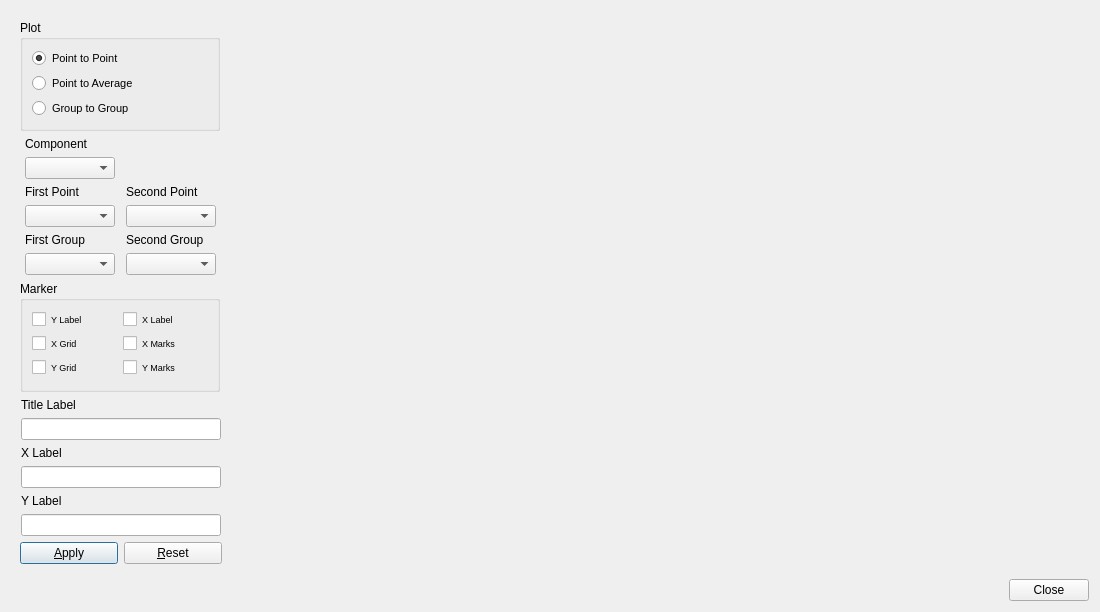
<?xml version="1.0" encoding="UTF-8"?>
<ui version="4.0">
 <class>Dialog</class>
 <widget class="QDialog" name="Dialog">
  <property name="geometry">
   <rect>
    <x>0</x>
    <y>0</y>
    <width>1100</width>
    <height>612</height>
   </rect>
  </property>
  <property name="windowTitle">
   <string>PCA Score Contribution Plot</string>
  </property>
  <layout class="QVBoxLayout" name="verticalLayout_4">
   <item>
    <widget class="QWidget" name="centralwidget" native="true">
     <layout class="QHBoxLayout" name="horizontalLayout_6">
      <item>
       <layout class="QVBoxLayout" name="verticalLayout_3">
        <item>
         <widget class="QGroupBox" name="PgroupBox">
          <property name="sizePolicy">
           <sizepolicy hsizetype="Fixed" vsizetype="Preferred">
            <horstretch>0</horstretch>
            <verstretch>0</verstretch>
           </sizepolicy>
          </property>
          <property name="minimumSize">
           <size>
            <width>200</width>
            <height>0</height>
           </size>
          </property>
          <property name="maximumSize">
           <size>
            <width>200</width>
            <height>16777215</height>
           </size>
          </property>
          <property name="title">
           <string>Plot</string>
          </property>
          <layout class="QVBoxLayout" name="verticalLayout_2">
           <item>
            <layout class="QGridLayout" name="gridLayout">
             <item row="2" column="0">
              <widget class="QRadioButton" name="averageradioButton">
               <property name="font">
                <font>
                 <pointsize>8</pointsize>
                </font>
               </property>
               <property name="text">
                <string>Point to Average</string>
               </property>
              </widget>
             </item>
             <item row="0" column="0">
              <widget class="QRadioButton" name="pointradioButton">
               <property name="font">
                <font>
                 <pointsize>8</pointsize>
                </font>
               </property>
               <property name="text">
                <string>Point to Point</string>
               </property>
               <property name="checked">
                <bool>true</bool>
               </property>
              </widget>
             </item>
             <item row="3" column="0">
              <widget class="QRadioButton" name="groupradioButton">
               <property name="font">
                <font>
                 <pointsize>8</pointsize>
                </font>
               </property>
               <property name="text">
                <string>Group to Group</string>
               </property>
              </widget>
             </item>
            </layout>
           </item>
          </layout>
         </widget>
        </item>
        <item>
         <layout class="QGridLayout" name="gridLayout_2">
          <item row="5" column="1">
           <widget class="QComboBox" name="secondgroupcomboBox"/>
          </item>
          <item row="0" column="0">
           <widget class="QLabel" name="Ylabel">
            <property name="text">
             <string>Component</string>
            </property>
           </widget>
          </item>
          <item row="1" column="0">
           <widget class="QComboBox" name="componentcomboBox">
            <property name="sizePolicy">
             <sizepolicy hsizetype="Fixed" vsizetype="Fixed">
              <horstretch>0</horstretch>
              <verstretch>0</verstretch>
             </sizepolicy>
            </property>
            <property name="minimumSize">
             <size>
              <width>90</width>
              <height>0</height>
             </size>
            </property>
            <property name="maximumSize">
             <size>
              <width>90</width>
              <height>16777215</height>
             </size>
            </property>
           </widget>
          </item>
          <item row="4" column="0">
           <widget class="QLabel" name="label_6">
            <property name="text">
             <string>First Group</string>
            </property>
           </widget>
          </item>
          <item row="3" column="1">
           <widget class="QComboBox" name="secondpointcomboBox">
            <property name="sizePolicy">
             <sizepolicy hsizetype="Fixed" vsizetype="Fixed">
              <horstretch>0</horstretch>
              <verstretch>0</verstretch>
             </sizepolicy>
            </property>
            <property name="minimumSize">
             <size>
              <width>90</width>
              <height>0</height>
             </size>
            </property>
            <property name="maximumSize">
             <size>
              <width>90</width>
              <height>16777215</height>
             </size>
            </property>
           </widget>
          </item>
          <item row="2" column="1">
           <widget class="QLabel" name="label_4">
            <property name="text">
             <string>Second Point</string>
            </property>
           </widget>
          </item>
          <item row="2" column="0">
           <widget class="QLabel" name="label_5">
            <property name="text">
             <string>First Point</string>
            </property>
           </widget>
          </item>
          <item row="4" column="1">
           <widget class="QLabel" name="label_7">
            <property name="text">
             <string>Second Group</string>
            </property>
           </widget>
          </item>
          <item row="5" column="0">
           <widget class="QComboBox" name="firstgroupcomboBox"/>
          </item>
          <item row="3" column="0">
           <widget class="QComboBox" name="firstpointcomboBox"/>
          </item>
         </layout>
        </item>
        <item>
         <widget class="QGroupBox" name="MarkergroupBox">
          <property name="sizePolicy">
           <sizepolicy hsizetype="Fixed" vsizetype="Preferred">
            <horstretch>0</horstretch>
            <verstretch>0</verstretch>
           </sizepolicy>
          </property>
          <property name="minimumSize">
           <size>
            <width>200</width>
            <height>0</height>
           </size>
          </property>
          <property name="maximumSize">
           <size>
            <width>200</width>
            <height>16777215</height>
           </size>
          </property>
          <property name="title">
           <string>Marker</string>
          </property>
          <layout class="QVBoxLayout" name="verticalLayout">
           <item>
            <layout class="QHBoxLayout" name="horizontalLayout">
             <item>
              <widget class="QCheckBox" name="YcheckBox">
               <property name="font">
                <font>
                 <pointsize>7</pointsize>
                </font>
               </property>
               <property name="text">
                <string>Y Label</string>
               </property>
              </widget>
             </item>
             <item>
              <widget class="QCheckBox" name="XcheckBox">
               <property name="font">
                <font>
                 <pointsize>7</pointsize>
                </font>
               </property>
               <property name="text">
                <string>X Label</string>
               </property>
              </widget>
             </item>
            </layout>
           </item>
           <item>
            <layout class="QHBoxLayout" name="horizontalLayout_3">
             <item>
              <widget class="QCheckBox" name="XGcheckBox">
               <property name="font">
                <font>
                 <pointsize>7</pointsize>
                </font>
               </property>
               <property name="text">
                <string>X Grid</string>
               </property>
              </widget>
             </item>
             <item>
              <widget class="QCheckBox" name="XMcheckBox">
               <property name="font">
                <font>
                 <pointsize>7</pointsize>
                </font>
               </property>
               <property name="text">
                <string>X Marks</string>
               </property>
              </widget>
             </item>
            </layout>
           </item>
           <item>
            <layout class="QHBoxLayout" name="horizontalLayout_4">
             <item>
              <widget class="QCheckBox" name="YGcheckBox">
               <property name="font">
                <font>
                 <pointsize>7</pointsize>
                </font>
               </property>
               <property name="text">
                <string>Y Grid</string>
               </property>
              </widget>
             </item>
             <item>
              <widget class="QCheckBox" name="YMcheckBox">
               <property name="font">
                <font>
                 <pointsize>7</pointsize>
                </font>
               </property>
               <property name="text">
                <string>Y Marks</string>
               </property>
              </widget>
             </item>
            </layout>
           </item>
          </layout>
         </widget>
        </item>
        <item>
         <layout class="QGridLayout" name="gridLayout_3">
          <item row="3" column="0">
           <widget class="QLineEdit" name="XlineEdit">
            <property name="sizePolicy">
             <sizepolicy hsizetype="Fixed" vsizetype="Fixed">
              <horstretch>0</horstretch>
              <verstretch>0</verstretch>
             </sizepolicy>
            </property>
            <property name="minimumSize">
             <size>
              <width>200</width>
              <height>0</height>
             </size>
            </property>
            <property name="maximumSize">
             <size>
              <width>200</width>
              <height>16777215</height>
             </size>
            </property>
           </widget>
          </item>
          <item row="1" column="0">
           <widget class="QLineEdit" name="TlineEdit">
            <property name="sizePolicy">
             <sizepolicy hsizetype="Fixed" vsizetype="Fixed">
              <horstretch>0</horstretch>
              <verstretch>0</verstretch>
             </sizepolicy>
            </property>
            <property name="minimumSize">
             <size>
              <width>200</width>
              <height>0</height>
             </size>
            </property>
            <property name="maximumSize">
             <size>
              <width>200</width>
              <height>16777215</height>
             </size>
            </property>
           </widget>
          </item>
          <item row="0" column="0">
           <widget class="QLabel" name="label">
            <property name="text">
             <string>Title Label</string>
            </property>
           </widget>
          </item>
          <item row="2" column="0">
           <widget class="QLabel" name="label_2">
            <property name="text">
             <string>X Label</string>
            </property>
           </widget>
          </item>
          <item row="4" column="0">
           <widget class="QLabel" name="label_3">
            <property name="text">
             <string>Y Label</string>
            </property>
           </widget>
          </item>
          <item row="5" column="0">
           <widget class="QLineEdit" name="YlineEdit">
            <property name="sizePolicy">
             <sizepolicy hsizetype="Fixed" vsizetype="Fixed">
              <horstretch>0</horstretch>
              <verstretch>0</verstretch>
             </sizepolicy>
            </property>
            <property name="minimumSize">
             <size>
              <width>200</width>
              <height>0</height>
             </size>
            </property>
            <property name="maximumSize">
             <size>
              <width>200</width>
              <height>16777215</height>
             </size>
            </property>
           </widget>
          </item>
         </layout>
        </item>
        <item>
         <layout class="QHBoxLayout" name="horizontalLayout_5">
          <item>
           <widget class="QPushButton" name="ApplyButton">
            <property name="sizePolicy">
             <sizepolicy hsizetype="Fixed" vsizetype="Fixed">
              <horstretch>0</horstretch>
              <verstretch>0</verstretch>
             </sizepolicy>
            </property>
            <property name="minimumSize">
             <size>
              <width>98</width>
              <height>0</height>
             </size>
            </property>
            <property name="maximumSize">
             <size>
              <width>98</width>
              <height>16777215</height>
             </size>
            </property>
            <property name="text">
             <string>&amp;Apply</string>
            </property>
           </widget>
          </item>
          <item>
           <widget class="QPushButton" name="ResetButton">
            <property name="sizePolicy">
             <sizepolicy hsizetype="Fixed" vsizetype="Fixed">
              <horstretch>0</horstretch>
              <verstretch>0</verstretch>
             </sizepolicy>
            </property>
            <property name="minimumSize">
             <size>
              <width>98</width>
              <height>0</height>
             </size>
            </property>
            <property name="maximumSize">
             <size>
              <width>98</width>
              <height>16777215</height>
             </size>
            </property>
            <property name="text">
             <string>&amp;Reset</string>
            </property>
           </widget>
          </item>
         </layout>
        </item>
       </layout>
      </item>
      <item>
       <widget class="QWidget" name="mplwindow" native="true">
        <property name="sizePolicy">
         <sizepolicy hsizetype="Expanding" vsizetype="Expanding">
          <horstretch>0</horstretch>
          <verstretch>0</verstretch>
         </sizepolicy>
        </property>
        <property name="minimumSize">
         <size>
          <width>0</width>
          <height>0</height>
         </size>
        </property>
        <layout class="QVBoxLayout" name="mplvl"/>
       </widget>
      </item>
     </layout>
    </widget>
   </item>
   <item>
    <layout class="QHBoxLayout" name="horizontalLayout_7">
     <item>
      <spacer name="horizontalSpacer">
       <property name="orientation">
        <enum>Qt::Horizontal</enum>
       </property>
       <property name="sizeHint" stdset="0">
        <size>
         <width>528</width>
         <height>20</height>
        </size>
       </property>
      </spacer>
     </item>
     <item>
      <widget class="QPushButton" name="pushButton">
       <property name="text">
        <string>Close</string>
       </property>
      </widget>
     </item>
    </layout>
   </item>
  </layout>
 </widget>
 <resources/>
 <connections>
  <connection>
   <sender>pushButton</sender>
   <signal>clicked()</signal>
   <receiver>Dialog</receiver>
   <slot>reject()</slot>
   <hints>
    <hint type="sourcelabel">
     <x>599</x>
     <y>585</y>
    </hint>
    <hint type="destinationlabel">
     <x>504</x>
     <y>581</y>
    </hint>
   </hints>
  </connection>
 </connections>
</ui>
